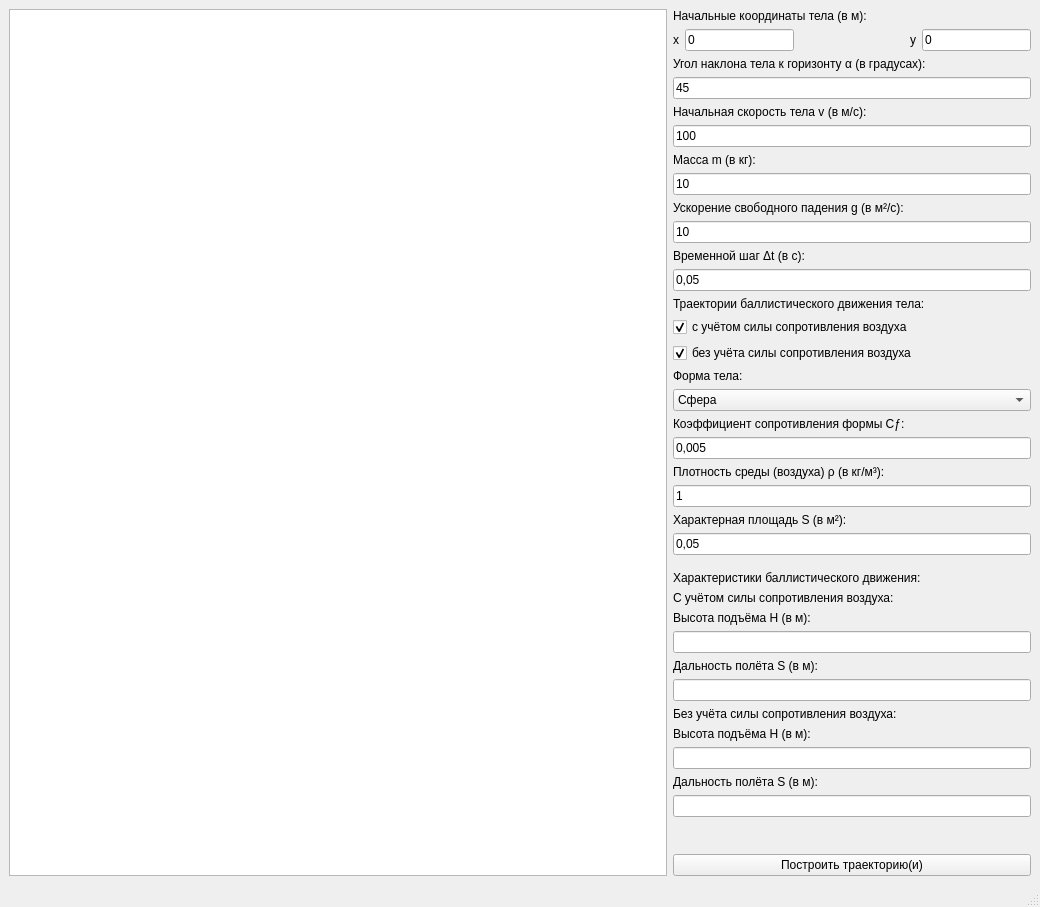
<?xml version="1.0" encoding="UTF-8"?>
<ui version="4.0">
 <class>MainWindow</class>
 <widget class="QMainWindow" name="MainWindow">
  <property name="geometry">
   <rect>
    <x>0</x>
    <y>0</y>
    <width>1040</width>
    <height>907</height>
   </rect>
  </property>
  <property name="windowTitle">
   <string>Построение траектории баллистического движения тела</string>
  </property>
  <widget class="QWidget" name="centralwidget">
   <layout class="QGridLayout" name="gridLayout" columnstretch="1,0">
    <item row="0" column="0">
     <widget class="PlotWidget" name="graphicsView"/>
    </item>
    <item row="0" column="1">
     <layout class="QVBoxLayout" name="verticalLayout">
      <item>
       <widget class="QLabel" name="label">
        <property name="text">
         <string>Начальные координаты тела (в м):</string>
        </property>
       </widget>
      </item>
      <item>
       <layout class="QHBoxLayout" name="horizontalLayout">
        <item>
         <widget class="QLabel" name="label_2">
          <property name="text">
           <string>x</string>
          </property>
         </widget>
        </item>
        <item>
         <widget class="QLineEdit" name="xEdit">
          <property name="text">
           <string>0</string>
          </property>
         </widget>
        </item>
        <item>
         <spacer name="horizontalSpacer">
          <property name="orientation">
           <enum>Qt::Horizontal</enum>
          </property>
          <property name="sizeHint" stdset="0">
           <size>
            <width>40</width>
            <height>20</height>
           </size>
          </property>
         </spacer>
        </item>
        <item>
         <widget class="QLabel" name="label_3">
          <property name="text">
           <string>y</string>
          </property>
         </widget>
        </item>
        <item>
         <widget class="QLineEdit" name="yEdit">
          <property name="text">
           <string>0</string>
          </property>
         </widget>
        </item>
       </layout>
      </item>
      <item>
       <widget class="QLabel" name="label_4">
        <property name="text">
         <string>Угол наклона тела к горизонту α (в градусах):</string>
        </property>
       </widget>
      </item>
      <item>
       <widget class="QLineEdit" name="alphaEdit">
        <property name="text">
         <string>45</string>
        </property>
       </widget>
      </item>
      <item>
       <widget class="QLabel" name="label_5">
        <property name="text">
         <string>Начальная скорость тела v (в м/с):</string>
        </property>
       </widget>
      </item>
      <item>
       <widget class="QLineEdit" name="v0Edit">
        <property name="text">
         <string>100</string>
        </property>
       </widget>
      </item>
      <item>
       <widget class="QLabel" name="label_7">
        <property name="text">
         <string>Масса m (в кг):</string>
        </property>
       </widget>
      </item>
      <item>
       <widget class="QLineEdit" name="mEdit">
        <property name="text">
         <string>10</string>
        </property>
       </widget>
      </item>
      <item>
       <widget class="QLabel" name="label_11">
        <property name="text">
         <string>Ускорение свободного падения g (в м²/с):</string>
        </property>
       </widget>
      </item>
      <item>
       <widget class="QLineEdit" name="gEdit">
        <property name="text">
         <string>10</string>
        </property>
       </widget>
      </item>
      <item>
       <widget class="QLabel" name="label_12">
        <property name="text">
         <string>Временной шаг Δt (в с):</string>
        </property>
       </widget>
      </item>
      <item>
       <widget class="QLineEdit" name="delta_tEdit">
        <property name="text">
         <string>0,05</string>
        </property>
       </widget>
      </item>
      <item>
       <widget class="QLabel" name="label_6">
        <property name="text">
         <string>Траектории баллистического движения тела:</string>
        </property>
       </widget>
      </item>
      <item>
       <layout class="QVBoxLayout" name="verticalLayout_2">
        <item>
         <widget class="QCheckBox" name="WARCheck">
          <property name="text">
           <string>с учётом силы сопротивления воздуха</string>
          </property>
          <property name="checked">
           <bool>true</bool>
          </property>
         </widget>
        </item>
        <item>
         <widget class="QCheckBox" name="WoARCheck">
          <property name="text">
           <string>без учёта силы сопротивления воздуха</string>
          </property>
          <property name="checked">
           <bool>true</bool>
          </property>
         </widget>
        </item>
       </layout>
      </item>
      <item>
       <layout class="QVBoxLayout" name="WARParamsLayout">
        <item>
         <widget class="QLabel" name="label_20">
          <property name="text">
           <string>Форма тела:</string>
          </property>
         </widget>
        </item>
        <item>
         <widget class="QComboBox" name="shapeBox">
          <item>
           <property name="text">
            <string>Сфера</string>
           </property>
          </item>
          <item>
           <property name="text">
            <string>Конус 2:1 (острием к потоку)</string>
           </property>
          </item>
          <item>
           <property name="text">
            <string>Куб (поверхностью к потоку)</string>
           </property>
          </item>
          <item>
           <property name="text">
            <string>Цилиндр (длина равна двум диаметрам, торцом к потоку)</string>
           </property>
          </item>
          <item>
           <property name="text">
            <string>Вытянутое каплевидное тело</string>
           </property>
          </item>
          <item>
           <property name="text">
            <string>Другая</string>
           </property>
          </item>
         </widget>
        </item>
        <item>
         <widget class="QLabel" name="label_8">
          <property name="text">
           <string>Коэффициент сопротивления формы Cƒ:</string>
          </property>
         </widget>
        </item>
        <item>
         <widget class="QLineEdit" name="CfEdit">
          <property name="text">
           <string>0,005</string>
          </property>
         </widget>
        </item>
        <item>
         <widget class="QLabel" name="label_9">
          <property name="text">
           <string>Плотность среды (воздуха) ρ (в кг/м³):</string>
          </property>
         </widget>
        </item>
        <item>
         <widget class="QLineEdit" name="rhoEdit">
          <property name="text">
           <string>1</string>
          </property>
         </widget>
        </item>
        <item>
         <widget class="QLabel" name="label_10">
          <property name="text">
           <string>Характерная площадь S (в м²):</string>
          </property>
         </widget>
        </item>
        <item>
         <widget class="QLineEdit" name="SEdit">
          <property name="text">
           <string>0,05</string>
          </property>
         </widget>
        </item>
       </layout>
      </item>
      <item>
       <spacer name="verticalSpacer">
        <property name="orientation">
         <enum>Qt::Vertical</enum>
        </property>
        <property name="sizeHint" stdset="0">
         <size>
          <width>20</width>
          <height>40</height>
         </size>
        </property>
       </spacer>
      </item>
      <item>
       <widget class="QLabel" name="label_13">
        <property name="text">
         <string>Характеристики баллистического движения:</string>
        </property>
       </widget>
      </item>
      <item>
       <layout class="QVBoxLayout" name="WARPropsLayout">
        <item>
         <widget class="QLabel" name="label_16">
          <property name="enabled">
           <bool>true</bool>
          </property>
          <property name="text">
           <string>С учётом силы сопротивления воздуха:</string>
          </property>
         </widget>
        </item>
        <item>
         <widget class="QLabel" name="label_14">
          <property name="text">
           <string>Высота подъёма H (в м):</string>
          </property>
         </widget>
        </item>
        <item>
         <widget class="QLineEdit" name="HWAREdit">
          <property name="readOnly">
           <bool>true</bool>
          </property>
         </widget>
        </item>
        <item>
         <widget class="QLabel" name="label_18">
          <property name="text">
           <string>Дальность полёта S (в м):</string>
          </property>
         </widget>
        </item>
        <item>
         <widget class="QLineEdit" name="SWAREdit">
          <property name="readOnly">
           <bool>true</bool>
          </property>
         </widget>
        </item>
       </layout>
      </item>
      <item>
       <layout class="QVBoxLayout" name="WoARPropsLayout">
        <item>
         <widget class="QLabel" name="label_15">
          <property name="text">
           <string>Без учёта силы сопротивления воздуха:</string>
          </property>
         </widget>
        </item>
        <item>
         <widget class="QLabel" name="label_17">
          <property name="text">
           <string>Высота подъёма H (в м):</string>
          </property>
         </widget>
        </item>
        <item>
         <widget class="QLineEdit" name="HWoAREdit">
          <property name="enabled">
           <bool>true</bool>
          </property>
          <property name="readOnly">
           <bool>true</bool>
          </property>
         </widget>
        </item>
        <item>
         <widget class="QLabel" name="label_19">
          <property name="text">
           <string>Дальность полёта S (в м):</string>
          </property>
         </widget>
        </item>
        <item>
         <widget class="QLineEdit" name="SWoAREdit">
          <property name="readOnly">
           <bool>true</bool>
          </property>
         </widget>
        </item>
       </layout>
      </item>
      <item>
       <spacer name="verticalSpacer_2">
        <property name="orientation">
         <enum>Qt::Vertical</enum>
        </property>
        <property name="sizeHint" stdset="0">
         <size>
          <width>20</width>
          <height>40</height>
         </size>
        </property>
       </spacer>
      </item>
      <item>
       <widget class="QLabel" name="errorMessage">
        <property name="styleSheet">
         <string notr="true">QLabel {
	color: red;
}</string>
        </property>
        <property name="text">
         <string/>
        </property>
       </widget>
      </item>
      <item>
       <widget class="QPushButton" name="buildTrajectoriesBtn">
        <property name="text">
         <string>Построить траекторию(и)</string>
        </property>
       </widget>
      </item>
     </layout>
    </item>
   </layout>
  </widget>
  <widget class="QMenuBar" name="menubar">
   <property name="geometry">
    <rect>
     <x>0</x>
     <y>0</y>
     <width>1040</width>
     <height>21</height>
    </rect>
   </property>
  </widget>
  <widget class="QStatusBar" name="statusbar"/>
 </widget>
 <customwidgets>
  <customwidget>
   <class>PlotWidget</class>
   <extends>QGraphicsView</extends>
   <header>pyqtgraph</header>
  </customwidget>
 </customwidgets>
 <resources/>
 <connections/>
</ui>
